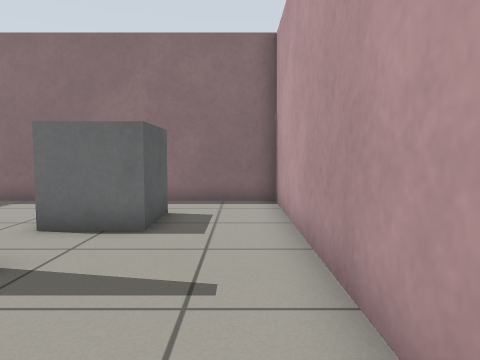
[1] (above)

16 first-person views from a walk through a robot-simulator world made for Gazebo. The camera is 0.69 m above the floor, tilts 4° down and sees 70° across. The floor is counted in squares, 0.5 m on a side. Each view is taken from the middle of a square. On the plan, view 1 faces up. The plan holds only what a view shows up to about 15 squares ahead; the rest is blank.

[2]
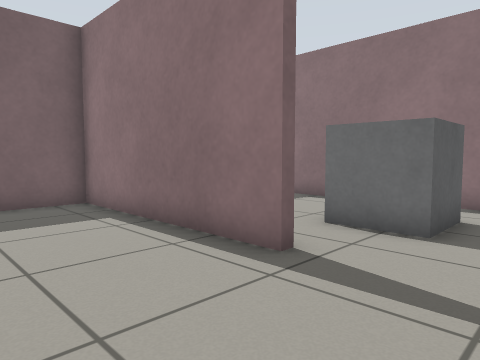

[3]
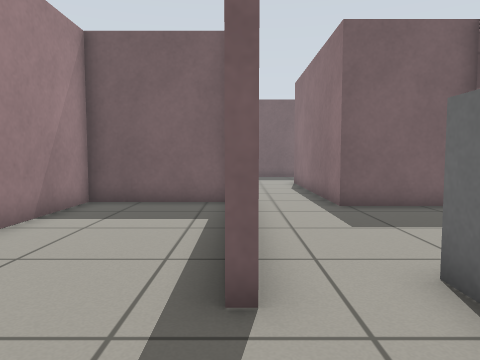

[4]
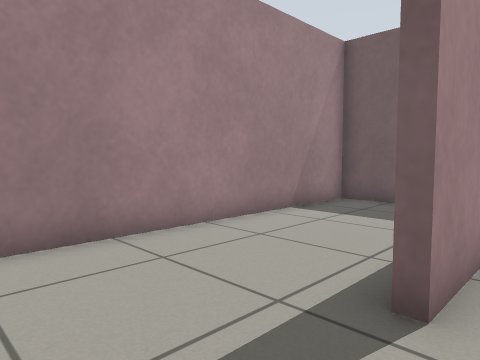

[5]
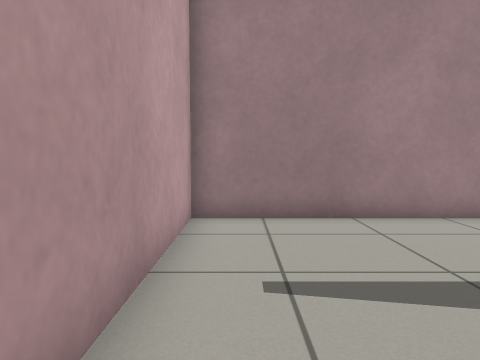

[6]
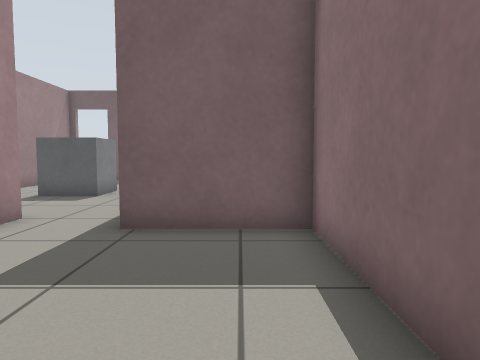

[7]
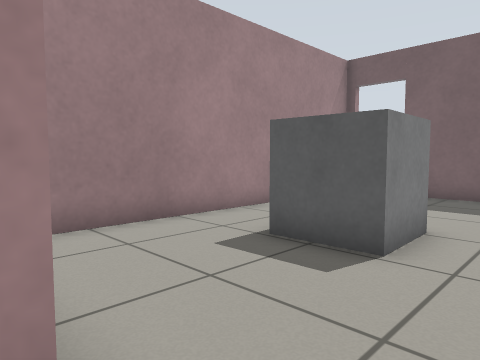

[8]
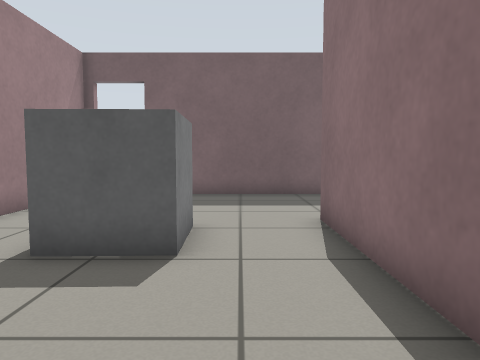

[9]
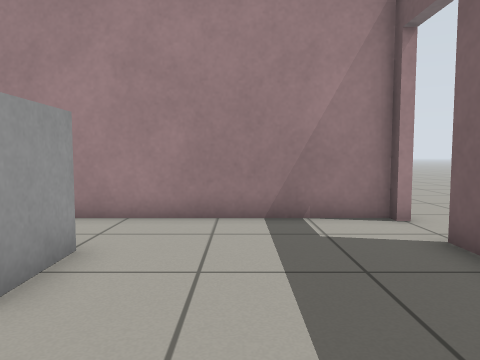

[10]
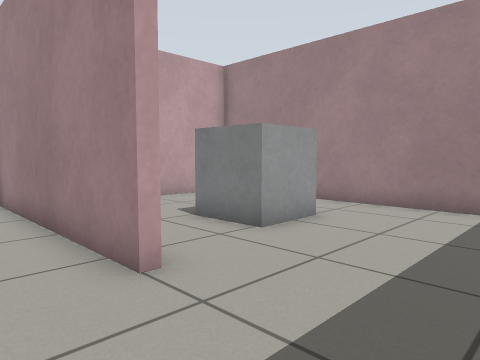

[11]
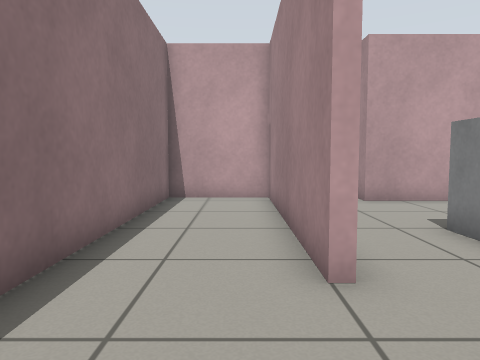

[12]
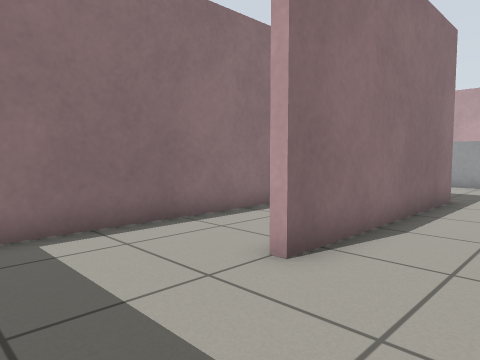

[13]
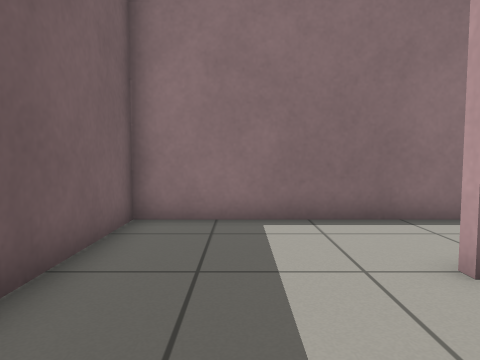

[14]
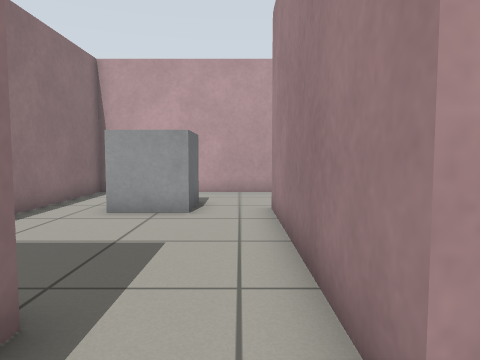

[15]
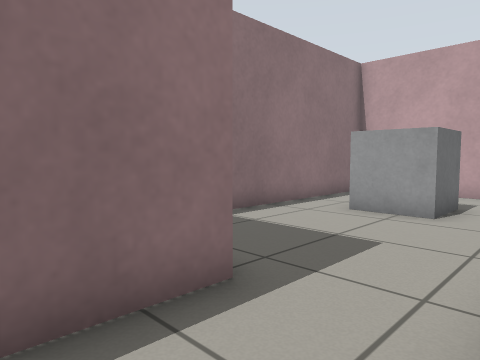

[16]
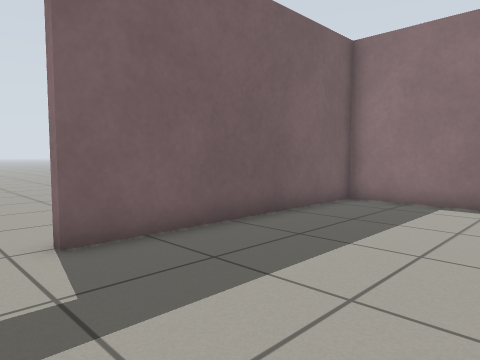

### Floor plan
Ten units are one square. View 1 is at (0, 0); x grows to the right and y downward. Boxes are objects, and circles mark ways between rooms. Rooms are numbered by the first view taken in them; rooms with no view inside come last. Other rooms are left out.
<svg viewBox="-228 -109 244 119">
<path fill="none" stroke="#000" d="M-30 -42 -30 -39 -102 -39 -102 5 11 5 11 -45M-85 -42 -30 -42M11 -45 11 -104 -94 -104 -94 -67M-223 1 -223 5 -105 5 -105 -42 -85 -42M-94 -67 -174 -67 -174 -70M-223 -74 -223 -15M-174 -70 -97 -70 -97 -104 -223 -104 -223 -74"/>
<rect x="-35" y="-85" width="20" height="30" fill="#bbb"><title>grey box</title></rect>
<rect x="-165" y="-45" width="20" height="30" fill="#bbb"><title>grey box</title></rect>
<circle cx="-15" cy="-40" r="3" fill="#2a7"/>
<circle cx="-95" cy="-55" r="3" fill="#2a7"/>
<circle cx="-195" cy="-70" r="3" fill="#2a7"/>
<text x="-40" y="-20">1</text>
<text x="-40" y="-70">2</text>
<text x="-160" y="-30">3</text>
<text x="-160" y="-90">4</text>
</svg>
Room 1 opens to room 2. Room 2 opens to room 3. Room 3 opens to room 4.

Where each view was taken, in squares from view 1:
view 1: 0 up, 0 right, facing up
view 2: 0 up, 0 right, facing up-left
view 3: 4 up, 0 right, facing left
view 4: 5 up, 0 right, facing down-left
view 5: 7 up, 0 right, facing down
view 6: 9 up, 3 left, facing left
view 7: 6 up, 10 left, facing down-left
view 8: 5 up, 10 left, facing left
view 9: 7 up, 19 left, facing down
view 10: 9 up, 21 left, facing down-right
view 11: 8 up, 21 left, facing right
view 12: 4 up, 21 left, facing up-right
view 13: 3 up, 20 left, facing up
view 14: 5 up, 12 left, facing right
view 15: 4 up, 12 left, facing up-right
view 16: 0 up, 17 left, facing up-left
